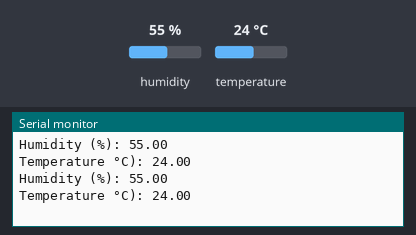
The sketch below on a simulated Arduino Uno, built with avr-gcc and run on an emulated ATmega328P. Parts: the last lines printed to the serial monitor. The inputs (shaded band) are chosen by the test bench; at power-on: humidity 55 %, temperature 24 °C.

Above: at 2.8 s.
2.9 s: humidity set to 22 %
At 4.7 s:
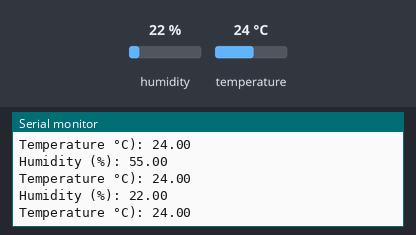
5.6 s: temperature set to 12 °C
At 7.1 s:
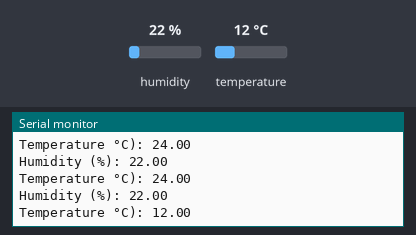
8.3 s: humidity set to 40 %
At 10.7 s:
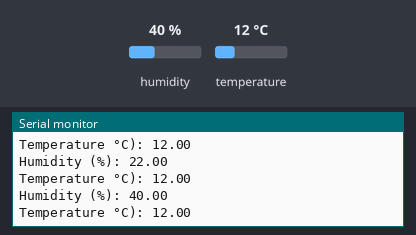
Timing chart, 0 to 12.2 s (numbered marks = the images above; inputs shaded):
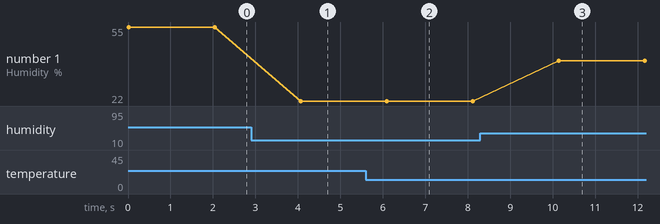

Measured:
- after the input at 2.9 s, the serial monitor: prints a new line after 1.2 s (image 1)
- after the input at 5.6 s, the serial monitor: prints a new line after 0.50 s (image 2)
- after the input at 8.3 s, the serial monitor: prints a new line after 1.8 s (image 3)
- plotted number 1: 55 → 22 after the input at 2.9 s, 22 → 40 after the input at 8.3 s

The sketch:

sketch_oct12a.ino
```cpp
#include<dht11.h>

dht11 DHT11;
void setup() {
  // put your setup code here, to run once:
   Serial.begin(115200);

}

void loop() {
  int chk = DHT11.read(5);
  // put your main code here, to run repeatedly:
  Serial.print("Humidity (%): ");
  Serial.println((float)DHT11.humidity, 2);

  Serial.print("Temperature °C): ");
  Serial.println((float)DHT11.temperature, 2);

  delay(2000);
}
```
